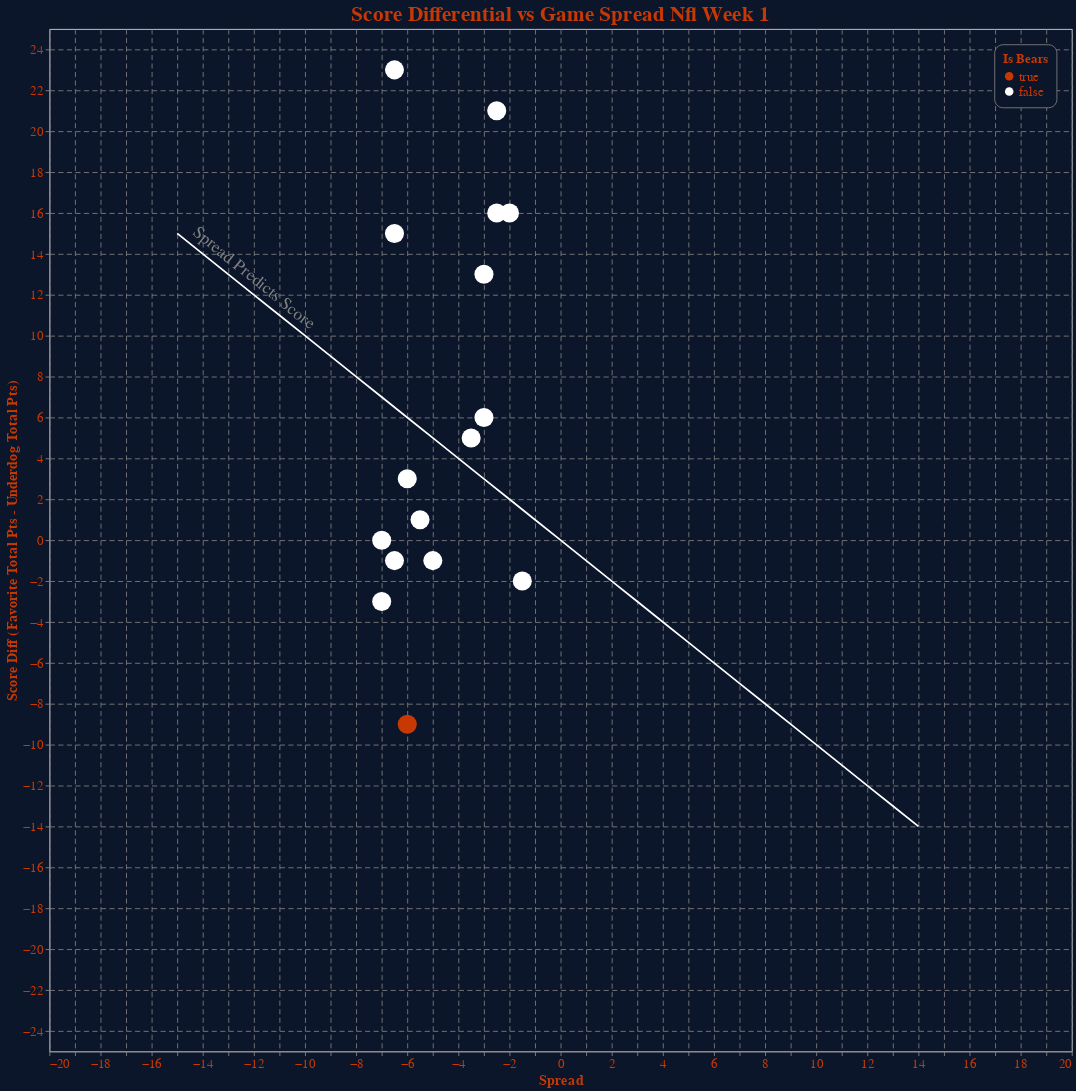

This figure's notebook cell:
### Code cell
# not working yet
#y_max, y_min = df[y_cfgs['shorthand']].max(), df[y_cfgs['shorthand']].min()
#x_max, x_min = df[x_cfgs['shorthand']].max(), df[x_cfgs['shorthand']].min()

chart = alt.Chart(df, width=1200, height=1200, title=chart_title)\
.mark_circle(size=500, color="white", opacity=1)\
.encode(
    x=alt.X(**x_cfgs,
        scale=alt.Scale(domain=[-15, 15], domainMid=0)

    ),
    y=alt.Y(**y_cfgs,
        scale=alt.Scale(domain=[-25, 25], domainMid=0)
    ),
        color=alt.Color("Is Bears", scale=alt.Scale(domain=[True, False], range=[secondary_color, "white"])),
    tooltip=[
        "Day",
        "Score",
        "Date",
        "Time (ET)",
        "Favorite",
        "Underdog",
        alt.Tooltip(**x_cfgs),
        alt.Tooltip(**y_cfgs),
        "Total Spread Beat",
    ]
)
df_mid = pd.DataFrame({'x': range(-15, 15), 'y': [i*-1 for i in range(-15, 15)]})


line = alt.Chart(df_mid).mark_line(color="white").encode(x="x", y="y")

text = alt.Chart({'values':[{'x': -12, 'y': 12}]}).mark_text(text='Spread Predicts Score', color="grey", size=20, angle=39, yOffset=-20).encode(x='x:Q', y='y:Q')

line_w_text = line + text

(chart + line_w_text)\
.configure(background=primary_color)\
.configure_axis(gridColor="grey", gridDash=[6,4])\
.configure_axisLeft(**axisLeftKwargs)\
.configure_axisBottom(**axisBottomKwargs)\
.configure_title(color=secondary_color, fontSize=25)\
.configure_legend(**legendKwargs)

### Figure 1 — Vega-Lite specification as saved in the notebook (floating-point values rounded to 4 significant figures)
{"config": {"view": {"continuousWidth": 400, "continuousHeight": 300}, "axis": {"gridColor": "grey", "gridDash": [6, 4]}, "axisBottom": {"labelColor": "#c83803", "labelFontSize": 15, "titleColor": "#c83803", "titleFontSize": 17}, "axisLeft": {"labelColor": "#c83803", "labelFontSize": 15, "titleColor": "#c83803", "titleFontSize": 17}, "background": "#0B162A", "legend": {"cornerRadius": 10, "fillColor": "#0B162A", "labelColor": "#c83803", "labelFontSize": 15, "orient": "top-right", "padding": 10, "strokeColor": "gray", "titleColor": "#c83803", "titleFontSize": 15}, "title": {"color": "#c83803", "fontSize": 25}}, "layer": [{"data": {"name": "data-76da30e8c06b5c9a3bbe3a9fb23ce2cf"}, "mark": {"type": "circle", "color": "white", "opacity": 1, "size": 500}, "encoding": {"color": {"field": "Is Bears", "scale": {"domain": [true, false], "range": ["#c83803", "white"]}, "type": "nominal"}, "tooltip": [{"field": "Day", "type": "nominal"}, {"field": "Score", "type": "nominal"}, {"field": "Date", "type": "nominal"}, {"field": "Time (ET)", "type": "nominal"}, {"field": "Favorite", "type": "nominal"}, {"field": "Underdog", "type": "nominal"}, {"field": "num_spread", "title": "Spread", "type": "quantitative"}, {"field": "score_diff", "title": "Score Diff (Favorite Total Pts - Underdog Total Pts)", "type": "quantitative"}, {"field": "Total Spread Beat", "type": "quantitative"}], "x": {"field": "num_spread", "scale": {"domain": [-15, 15], "domainMid": 0}, "title": "Spread", "type": "quantitative"}, "y": {"field": "score_diff", "scale": {"domain": [-25, 25], "domainMid": 0}, "title": "Score Diff (Favorite Total Pts - Underdog Total Pts)", "type": "quantitative"}}, "height": 1200, "title": "Score Differential vs Game Spread Nfl Week 1", "width": 1200}, {"layer": [{"data": {"name": "data-834d5d14e8f53c2efdf2d1e464a7516a"}, "mark": {"type": "line", "color": "white"}, "encoding": {"x": {"field": "x", "type": "quantitative"}, "y": {"field": "y", "type": "quantitative"}}}, {"data": {"name": "data-5f98c689f6b2427a5b891ee8ad958e66"}, "mark": {"type": "text", "angle": 39, "color": "grey", "size": 20, "text": "Spread Predicts Score", "yOffset": -20}, "encoding": {"x": {"field": "x", "type": "quantitative"}, "y": {"field": "y", "type": "quantitative"}}}]}], "$schema": "https://vega.github.io/schema/vega-lite/v4.17.0.json", "datasets": {"data-76da30e8c06b5c9a3bbe3a9fb23ce2cf": [{"Unnamed: 0": 0, "Day": "Thu", "Date": "Sep 8, 2022", "Time (ET)": "8:20", "Unnamed: 4": null, "Favorite": "Buffalo Bills", "Score": "W 31-10", "Spread": "W -2.5", "Unnamed: 8": "@", "Underdog": "Los Angeles Rams", "Over/Under": "U 52", "Notes": null, "fav_result_ats": "W", "spread": "-2.5", "fav_result": "W", "fav_pts": "31", "dog_pts": "10", "num_spread": -2.5, "score_diff": 21, "Is Bears": false, "Total Spread Beat": 18.5}, {"Unnamed: 0": 1, "Day": "Sun", "Date": "Sep 11, 2022", "Time (ET)": "1:00", "Unnamed: 4": null, "Favorite": "New Orleans Saints", "Score": "W 27-26", "Spread": "L -5.5", "Unnamed: 8": "@", "Underdog": "Atlanta Falcons", "Over/Under": "O 43.5", "Notes": null, "fav_result_ats": "L", "spread": "-5.5", "fav_result": "W", "fav_pts": "27", "dog_pts": "26", "num_spread": -5.5, "score_diff": 1, "Is Bears": false, "Total Spread Beat": -4.5}, {"Unnamed: 0": 2, "Day": "Sun", "Date": "Sep 11, 2022", "Time (ET)": "1:00", "Unnamed: 4": "@", "Favorite": "Carolina Panthers", "Score": "L 24-26", "Spread": "L -1.5", "Unnamed: 8": null, "Underdog": "Cleveland Browns", "Over/Under": "O 42", "Notes": null, "fav_result_ats": "L", "spread": "-1.5", "fav_result": "L", "fav_pts": "24", "dog_pts": "26", "num_spread": -1.5, "score_diff": -2, "Is Bears": false, "Total Spread Beat": -3.5}, {"Unnamed: 0": 3, "Day": "Sun", "Date": "Sep 11, 2022", "Time (ET)": "1:00", "Unnamed: 4": null, "Favorite": "San Francisco 49ers", "Score": "L 10-19", "Spread": "L -6", "Unnamed: 8": "@", "Underdog": "Chicago Bears", "Over/Under": "U 38", "Notes": null, "fav_result_ats": "L", "spread": "-6", "fav_result": "L", "fav_pts": "10", "dog_pts": "19", "num_spread": -6.0, "score_diff": -9, "Is Bears": true, "Total Spread Beat": -15.0}, {"Unnamed: 0": 4, "Day": "Sun", "Date": "Sep 11, 2022", "Time (ET)": "1:00", "Unnamed: 4": "@", "Favorite": "Cincinnati Bengals", "Score": "L 20-23 (OT)", "Spread": "L -7", "Unnamed: 8": null, "Underdog": "Pittsburgh Steelers", "Over/Under": "U 44", "Notes": null, "fav_result_ats": "L", "spread": "-7", "fav_result": "L", "fav_pts": "20", "dog_pts": "23", "num_spread": -7.0, "score_diff": -3, "Is Bears": false, "Total Spread Beat": -10.0}, {"Unnamed: 0": 5, "Day": "Sun", "Date": "Sep 11, 2022", "Time (ET)": "1:00", "Unnamed: 4": null, "Favorite": "Philadelphia Eagles", "Score": "W 38-35", "Spread": "L -6", "Unnamed: 8": "@", "Underdog": "Detroit Lions", "Over/Under": "O 48.5", "Notes": null, "fav_result_ats": "L", "spread": "-6", "fav_result": "W", "fav_pts": "38", "dog_pts": "35", "num_spread": -6.0, "score_diff": 3, "Is Bears": false, "Total Spread Beat": -3.0}, {"Unnamed: 0": 6, "Day": "Sun", "Date": "Sep 11, 2022", "Time (ET)": "1:00", "Unnamed: 4": null, "Favorite": "Indianapolis Colts", "Score": "T 20-20 (OT)", "Spread": "L -7", "Unnamed: 8": "@", "Underdog": "Houston Texans", "Over/Under": "U 45.5", "Notes": null, "fav_result_ats": "L", "spread": "-7", "fav_result": "T", "fav_pts": "20", "dog_pts": "20", "num_spread": -7.0, "score_diff": 0, "Is Bears": false, "Total Spread Beat": -7.0}, {"Unnamed: 0": 7, "Day": "Sun", "Date": "Sep 11, 2022", "Time (ET)": "1:00", "Unnamed: 4": "@", "Favorite": "Miami Dolphins", "Score": "W 20-7", "Spread": "W -3", "Unnamed: 8": null, "Underdog": "New England Patriots", "Over/Under": "U 46", "Notes": null, "fav_result_ats": "W", "spread": "-3", "fav_result": "W", "fav_pts": "20", "dog_pts": "7", "num_spread": -3.0, "score_diff": 13, "Is Bears": false, "Total Spread Beat": 10.0}, {"Unnamed: 0": 8, "Day": "Sun", "Date": "Sep 11, 2022", "Time (ET)": "1:00", "Unnamed: 4": null, "Favorite": "Baltimore Ravens", "Score": "W 24-9", "Spread": "W -6.5", "Unnamed: 8": "@", "Underdog": "New York Jets", "Over/Under": "U 44", "Notes": null, "fav_result_ats": "W", "spread": "-6.5", "fav_result": "W", "fav_pts": "24", "dog_pts": "9", "num_spread": -6.5, "score_diff": 15, "Is Bears": false, "Total Spread Beat": 8.5}, {"Unnamed: 0": 9, "Day": "Sun", "Date": "Sep 11, 2022", "Time (ET)": "1:00", "Unnamed: 4": "@", "Favorite": "Washington Commanders", "Score": "W 28-22", "Spread": "W -3", "Unnamed: 8": null, "Underdog": "Jacksonville Jaguars", "Over/Under": "O 43", "Notes": null, "fav_result_ats": "W", "spread": "-3", "fav_result": "W", "fav_pts": "28", "dog_pts": "22", "num_spread": -3.0, "score_diff": 6, "Is Bears": false, "Total Spread Beat": 3.0}, {"Unnamed: 0": 10, "Day": "Sun", "Date": "Sep 11, 2022", "Time (ET)": "4:25", "Unnamed: 4": null, "Favorite": "Kansas City Chiefs", "Score": "W 44-21", "Spread": "W -6.5", "Unnamed: 8": "@", "Underdog": "Arizona Cardinals", "Over/Under": "O 54", "Notes": null, "fav_result_ats": "W", "spread": "-6.5", "fav_result": "W", "fav_pts": "44", "dog_pts": "21", "num_spread": -6.5, "score_diff": 23, "Is Bears": false, "Total Spread Beat": 16.5}, {"Unnamed: 0": 11, "Day": "Sun", "Date": "Sep 11, 2022", "Time (ET)": "4:25", "Unnamed: 4": "@", "Favorite": "Los Angeles Chargers", "Score": "W 24-19", "Spread": "W -3.5", "Unnamed: 8": null, "Underdog": "Las Vegas Raiders", "Over/Under": "U 52.5", "Notes": null, "fav_result_ats": "W", "spread": "-3.5", "fav_result": "W", "fav_pts": "24", "dog_pts": "19", "num_spread": -3.5, "score_diff": 5, "Is Bears": false, "Total Spread Beat": 1.5}, {"Unnamed: 0": 12, "Day": "Sun", "Date": "Sep 11, 2022", "Time (ET)": "4:25", "Unnamed: 4": "@", "Favorite": "Minnesota Vikings", "Score": "W 23-7", "Spread": "W -2.5", "Unnamed: 8": null, "Underdog": "Green Bay Packers", "Over/Under": "U 46", "Notes": null, "fav_result_ats": "W", "spread": "-2.5", "fav_result": "W", "fav_pts": "23", "dog_pts": "7", "num_spread": -2.5, "score_diff": 16, "Is Bears": false, "Total Spread Beat": 13.5}, {"Unnamed: 0": 13, "Day": "Sun", "Date": "Sep 11, 2022", "Time (ET)": "4:25", "Unnamed: 4": "@", "Favorite": "Tennessee Titans", "Score": "L 20-21", "Spread": "L -5", "Unnamed: 8": null, "Underdog": "New York Giants", "Over/Under": "U 44", "Notes": null, "fav_result_ats": "L", "spread": "-5", "fav_result": "L", "fav_pts": "20", "dog_pts": "21", "num_spread": -5.0, "score_diff": -1, "Is Bears": false, "Total Spread Beat": -6.0}, {"Unnamed: 0": 14, "Day": "Sun", "Date": "Sep 11, 2022", "Time (ET)": "8:20", "Unnamed: 4": null, "Favorite": "Tampa Bay Buccaneers", "Score": "W 19-3", "Spread": "W -2", "Unnamed: 8": "@", "Underdog": "Dallas Cowboys", "Over/Under": "U 50", "Notes": null, "fav_result_ats": "W", "spread": "-2", "fav_result": "W", "fav_pts": "19", "dog_pts": "3", "num_spread": -2.0, "score_diff": 16, "Is Bears": false, "Total Spread Beat": 14.0}, {"Unnamed: 0": 15, "Day": "Mon", "Date": "Sep 12, 2022", "Time (ET)": "8:20", "Unnamed: 4": null, "Favorite": "Denver Broncos", "Score": "L 16-17", "Spread": "L -6.5", "Unnamed: 8": "@", "Underdog": "Seattle Seahawks", "Over/Under": "U 44.5", "Notes": null, "fav_result_ats": "L", "spread": "-6.5", "fav_result": "L", "fav_pts": "16", "dog_pts": "17", "num_spread": -6.5, "score_diff": -1, "Is Bears": false, "Total Spread Beat": -7.5}], "data-834d5d14e8f53c2efdf2d1e464a7516a": [{"x": -15, "y": 15}, {"x": -14, "y": 14}, {"x": -13, "y": 13}, {"x": -12, "y": 12}, {"x": -11, "y": 11}, {"x": -10, "y": 10}, {"x": -9, "y": 9}, {"x": -8, "y": 8}, {"x": -7, "y": 7}, {"x": -6, "y": 6}, {"x": -5, "y": 5}, {"x": -4, "y": 4}, {"x": -3, "y": 3}, {"x": -2, "y": 2}, {"x": -1, "y": 1}, {"x": 0, "y": 0}, {"x": 1, "y": -1}, {"x": 2, "y": -2}, {"x": 3, "y": -3}, {"x": 4, "y": -4}, {"x": 5, "y": -5}, {"x": 6, "y": -6}, {"x": 7, "y": -7}, {"x": 8, "y": -8}, {"x": 9, "y": -9}, {"x": 10, "y": -10}, {"x": 11, "y": -11}, {"x": 12, "y": -12}, {"x": 13, "y": -13}, {"x": 14, "y": -14}], "data-5f98c689f6b2427a5b891ee8ad958e66": [{"x": -12, "y": 12}]}}
